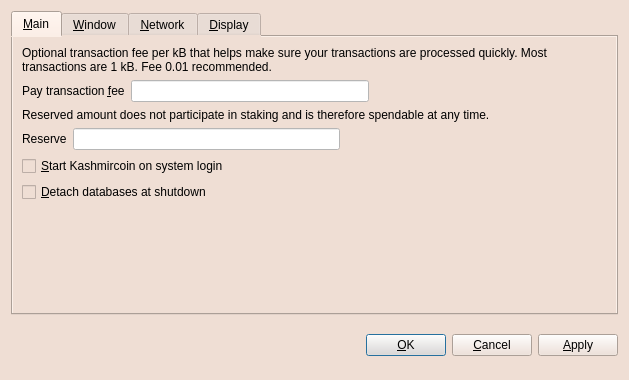
<?xml version="1.0" encoding="UTF-8"?>
<ui version="4.0">
 <class>OptionsDialog</class>
 <widget class="QDialog" name="OptionsDialog">
  <property name="geometry">
   <rect>
    <x>0</x>
    <y>0</y>
    <width>629</width>
    <height>380</height>
   </rect>
  </property>
  <property name="windowTitle">
   <string>Options</string>
  </property>
  <property name="styleSheet">
   <string notr="true">background-color:rgb(239,222,212)</string>
  </property>
  <property name="modal">
   <bool>true</bool>
  </property>
  <layout class="QVBoxLayout" name="verticalLayout">
   <item>
    <widget class="QTabWidget" name="tabWidget">
     <property name="tabPosition">
      <enum>QTabWidget::North</enum>
     </property>
     <property name="currentIndex">
      <number>0</number>
     </property>
     <widget class="QWidget" name="tabMain">
      <attribute name="title">
       <string>&amp;Main</string>
      </attribute>
      <layout class="QVBoxLayout" name="verticalLayout_Main">
       <item>
        <widget class="QLabel" name="transactionFeeInfoLabel">
         <property name="text">
          <string>Optional transaction fee per kB that helps make sure your transactions are processed quickly. Most transactions are 1 kB. Fee 0.01 recommended.</string>
         </property>
         <property name="textFormat">
          <enum>Qt::PlainText</enum>
         </property>
         <property name="wordWrap">
          <bool>true</bool>
         </property>
        </widget>
       </item>
       <item>
        <layout class="QHBoxLayout" name="horizontalLayoutFee">
         <item>
          <widget class="QLabel" name="transactionFeeLabel">
           <property name="text">
            <string>Pay transaction &amp;fee</string>
           </property>
           <property name="textFormat">
            <enum>Qt::PlainText</enum>
           </property>
           <property name="buddy">
            <cstring>transactionFee</cstring>
           </property>
          </widget>
         </item>
         <item>
          <widget class="BitcoinAmountField" name="transactionFee">
           <property name="baseSize">
            <size>
             <width>100</width>
             <height>21</height>
            </size>
           </property>
           <property name="styleSheet">
            <string notr="true">background-color:white</string>
           </property>
          </widget>
         </item>
         <item>
          <spacer name="horizontalSpacerFee">
           <property name="orientation">
            <enum>Qt::Horizontal</enum>
           </property>
           <property name="sizeHint" stdset="0">
            <size>
             <width>40</width>
             <height>20</height>
            </size>
           </property>
          </spacer>
         </item>
        </layout>
       </item>
       <item>
        <widget class="QLabel" name="reserveBalanceInfoLabel">
         <property name="text">
          <string>Reserved amount does not participate in staking and is therefore spendable at any time.</string>
         </property>
         <property name="textFormat">
          <enum>Qt::PlainText</enum>
         </property>
         <property name="wordWrap">
          <bool>true</bool>
         </property>
        </widget>
       </item>
       <item>
        <layout class="QHBoxLayout" name="horizontalLayoutReserveBalance">
         <item>
          <widget class="QLabel" name="reserveBalanceLabel">
           <property name="text">
            <string>Reserve</string>
           </property>
           <property name="textFormat">
            <enum>Qt::PlainText</enum>
           </property>
           <property name="buddy">
            <cstring>reserveBalance</cstring>
           </property>
          </widget>
         </item>
         <item>
          <widget class="BitcoinAmountField" name="reserveBalance">
           <property name="styleSheet">
            <string notr="true">background-color:white</string>
           </property>
          </widget>
         </item>
         <item>
          <spacer name="horizontalSpacerReserveBalance">
           <property name="orientation">
            <enum>Qt::Horizontal</enum>
           </property>
           <property name="sizeHint" stdset="0">
            <size>
             <width>40</width>
             <height>20</height>
            </size>
           </property>
          </spacer>
         </item>
        </layout>
       </item>
       <item>
        <widget class="QCheckBox" name="bitcoinAtStartup">
         <property name="toolTip">
          <string>Automatically start Kashmircoin after logging in to the system.</string>
         </property>
         <property name="text">
          <string>&amp;Start Kashmircoin on system login</string>
         </property>
        </widget>
       </item>
       <item>
        <widget class="QCheckBox" name="detachDatabases">
         <property name="toolTip">
          <string>Detach block and address databases at shutdown. This means they can be moved to another data directory, but it slows down shutdown. The wallet is always detached.</string>
         </property>
         <property name="text">
          <string>&amp;Detach databases at shutdown</string>
         </property>
        </widget>
       </item>
       <item>
        <spacer name="verticalSpacer_Main">
         <property name="orientation">
          <enum>Qt::Vertical</enum>
         </property>
         <property name="sizeHint" stdset="0">
          <size>
           <width>20</width>
           <height>40</height>
          </size>
         </property>
        </spacer>
       </item>
      </layout>
      <zorder>transactionFeeInfoLabel</zorder>
      <zorder>reserveBalanceInfoLabel</zorder>
      <zorder>bitcoinAtStartup</zorder>
      <zorder>detachDatabases</zorder>
      <zorder></zorder>
     </widget>
     <widget class="QWidget" name="tabWindow">
      <attribute name="title">
       <string>&amp;Window</string>
      </attribute>
      <layout class="QVBoxLayout" name="verticalLayout_Window">
       <item>
        <widget class="QCheckBox" name="minimizeToTray">
         <property name="toolTip">
          <string>Show only a tray icon after minimizing the window.</string>
         </property>
         <property name="text">
          <string>&amp;Minimize to the tray instead of the taskbar</string>
         </property>
        </widget>
       </item>
       <item>
        <widget class="QCheckBox" name="minimizeOnClose">
         <property name="toolTip">
          <string>Minimize instead of exit the application when the window is closed. When this option is enabled, the application will be closed only after selecting Quit in the menu.</string>
         </property>
         <property name="text">
          <string>M&amp;inimize on close</string>
         </property>
        </widget>
       </item>
       <item>
        <spacer name="verticalSpacer_Window">
         <property name="orientation">
          <enum>Qt::Vertical</enum>
         </property>
         <property name="sizeHint" stdset="0">
          <size>
           <width>20</width>
           <height>40</height>
          </size>
         </property>
        </spacer>
       </item>
      </layout>
     </widget>
     <widget class="QWidget" name="tabNetwork">
      <attribute name="title">
       <string>&amp;Network</string>
      </attribute>
      <layout class="QVBoxLayout" name="verticalLayout_Network">
       <item>
        <widget class="QCheckBox" name="mapPortUpnp">
         <property name="toolTip">
          <string>Automatically open the Kashmircoin client port on the router. This only works when your router supports UPnP and it is enabled.</string>
         </property>
         <property name="text">
          <string>Map port using &amp;UPnP</string>
         </property>
        </widget>
       </item>
       <item>
        <widget class="QCheckBox" name="connectSocks">
         <property name="toolTip">
          <string>Connect to the Kashmircoin network through a SOCKS proxy (e.g. when connecting through Tor).</string>
         </property>
         <property name="text">
          <string>&amp;Connect through SOCKS proxy:</string>
         </property>
        </widget>
       </item>
       <item>
        <layout class="QHBoxLayout" name="horizontalLayout_Network">
         <item>
          <widget class="QLabel" name="proxyIpLabel">
           <property name="text">
            <string>Proxy &amp;IP:</string>
           </property>
           <property name="textFormat">
            <enum>Qt::PlainText</enum>
           </property>
           <property name="buddy">
            <cstring>proxyIp</cstring>
           </property>
          </widget>
         </item>
         <item>
          <widget class="QValidatedLineEdit" name="proxyIp">
           <property name="maximumSize">
            <size>
             <width>140</width>
             <height>16777215</height>
            </size>
           </property>
           <property name="toolTip">
            <string>IP address of the proxy (e.g. 127.0.0.1)</string>
           </property>
           <property name="styleSheet">
            <string notr="true">background-color:white</string>
           </property>
          </widget>
         </item>
         <item>
          <widget class="QLabel" name="proxyPortLabel">
           <property name="text">
            <string>&amp;Port:</string>
           </property>
           <property name="textFormat">
            <enum>Qt::PlainText</enum>
           </property>
           <property name="buddy">
            <cstring>proxyPort</cstring>
           </property>
          </widget>
         </item>
         <item>
          <widget class="QLineEdit" name="proxyPort">
           <property name="maximumSize">
            <size>
             <width>55</width>
             <height>16777215</height>
            </size>
           </property>
           <property name="toolTip">
            <string>Port of the proxy (e.g. 9050)</string>
           </property>
           <property name="styleSheet">
            <string notr="true">background-color:white</string>
           </property>
          </widget>
         </item>
         <item>
          <widget class="QLabel" name="socksVersionLabel">
           <property name="text">
            <string>SOCKS &amp;Version:</string>
           </property>
           <property name="textFormat">
            <enum>Qt::PlainText</enum>
           </property>
           <property name="buddy">
            <cstring>socksVersion</cstring>
           </property>
          </widget>
         </item>
         <item>
          <widget class="QValueComboBox" name="socksVersion">
           <property name="toolTip">
            <string>SOCKS version of the proxy (e.g. 5)</string>
           </property>
           <property name="styleSheet">
            <string notr="true">background-color:white</string>
           </property>
          </widget>
         </item>
         <item>
          <spacer name="horizontalSpacer_Network">
           <property name="orientation">
            <enum>Qt::Horizontal</enum>
           </property>
           <property name="sizeHint" stdset="0">
            <size>
             <width>40</width>
             <height>20</height>
            </size>
           </property>
          </spacer>
         </item>
        </layout>
       </item>
       <item>
        <spacer name="verticalSpacer_Network">
         <property name="orientation">
          <enum>Qt::Vertical</enum>
         </property>
         <property name="sizeHint" stdset="0">
          <size>
           <width>20</width>
           <height>40</height>
          </size>
         </property>
        </spacer>
       </item>
      </layout>
     </widget>
     <widget class="QWidget" name="tabDisplay">
      <attribute name="title">
       <string>&amp;Display</string>
      </attribute>
      <layout class="QVBoxLayout" name="verticalLayout_Display">
       <item>
        <layout class="QHBoxLayout" name="horizontalLayout_1_Display">
         <item>
          <widget class="QLabel" name="langLabel">
           <property name="text">
            <string>User Interface &amp;language:</string>
           </property>
           <property name="textFormat">
            <enum>Qt::PlainText</enum>
           </property>
           <property name="buddy">
            <cstring>lang</cstring>
           </property>
          </widget>
         </item>
         <item>
          <widget class="QValueComboBox" name="lang">
           <property name="toolTip">
            <string>The user interface language can be set here. This setting will take effect after restarting Kashmircoin.</string>
           </property>
           <property name="styleSheet">
            <string notr="true">background-color:white</string>
           </property>
          </widget>
         </item>
        </layout>
       </item>
       <item>
        <layout class="QHBoxLayout" name="horizontalLayout_2_Display">
         <item>
          <widget class="QLabel" name="unitLabel">
           <property name="text">
            <string>&amp;Unit to show amounts in:</string>
           </property>
           <property name="textFormat">
            <enum>Qt::PlainText</enum>
           </property>
           <property name="buddy">
            <cstring>unit</cstring>
           </property>
          </widget>
         </item>
         <item>
          <widget class="QValueComboBox" name="unit">
           <property name="toolTip">
            <string>Choose the default subdivision unit to show in the interface and when sending coins.</string>
           </property>
           <property name="styleSheet">
            <string notr="true">background-color:white</string>
           </property>
          </widget>
         </item>
        </layout>
       </item>
       <item>
        <widget class="QCheckBox" name="displayAddresses">
         <property name="toolTip">
          <string>Whether to show Kashmircoin addresses in the transaction list or not.</string>
         </property>
         <property name="text">
          <string>&amp;Display addresses in transaction list</string>
         </property>
        </widget>
       </item>
       <item>
        <widget class="QCheckBox" name="coinControlFeatures">
         <property name="toolTip">
          <string>Whether to show coin control features or not.</string>
         </property>
         <property name="text">
          <string>Display coin &amp;control features (experts only!)</string>
         </property>
         <property name="checked">
          <bool>true</bool>
         </property>
        </widget>
       </item>
       <item>
        <spacer name="verticalSpacer_Display">
         <property name="orientation">
          <enum>Qt::Vertical</enum>
         </property>
         <property name="sizeHint" stdset="0">
          <size>
           <width>20</width>
           <height>40</height>
          </size>
         </property>
        </spacer>
       </item>
      </layout>
     </widget>
    </widget>
   </item>
   <item>
    <layout class="QHBoxLayout" name="horizontalLayout_Buttons">
     <item>
      <spacer name="horizontalSpacer_1">
       <property name="orientation">
        <enum>Qt::Horizontal</enum>
       </property>
       <property name="sizeHint" stdset="0">
        <size>
         <width>40</width>
         <height>48</height>
        </size>
       </property>
      </spacer>
     </item>
     <item>
      <widget class="QLabel" name="statusLabel">
       <property name="font">
        <font>
         <weight>75</weight>
         <bold>true</bold>
        </font>
       </property>
       <property name="text">
        <string/>
       </property>
       <property name="textFormat">
        <enum>Qt::PlainText</enum>
       </property>
       <property name="wordWrap">
        <bool>true</bool>
       </property>
      </widget>
     </item>
     <item>
      <spacer name="horizontalSpacer_2">
       <property name="orientation">
        <enum>Qt::Horizontal</enum>
       </property>
       <property name="sizeHint" stdset="0">
        <size>
         <width>40</width>
         <height>48</height>
        </size>
       </property>
      </spacer>
     </item>
     <item>
      <widget class="QPushButton" name="okButton">
       <property name="text">
        <string>&amp;OK</string>
       </property>
      </widget>
     </item>
     <item>
      <widget class="QPushButton" name="cancelButton">
       <property name="text">
        <string>&amp;Cancel</string>
       </property>
       <property name="autoDefault">
        <bool>false</bool>
       </property>
      </widget>
     </item>
     <item>
      <widget class="QPushButton" name="applyButton">
       <property name="text">
        <string>&amp;Apply</string>
       </property>
       <property name="autoDefault">
        <bool>false</bool>
       </property>
      </widget>
     </item>
    </layout>
   </item>
  </layout>
 </widget>
 <customwidgets>
  <customwidget>
   <class>QValidatedLineEdit</class>
   <extends>QLineEdit</extends>
   <header>qvalidatedlineedit.h</header>
  </customwidget>
  <customwidget>
   <class>BitcoinAmountField</class>
   <extends>QLineEdit</extends>
   <header>bitcoinamountfield.h</header>
   <container>1</container>
  </customwidget>
  <customwidget>
   <class>QValueComboBox</class>
   <extends>QComboBox</extends>
   <header>qvaluecombobox.h</header>
  </customwidget>
 </customwidgets>
 <resources/>
 <connections/>
</ui>
